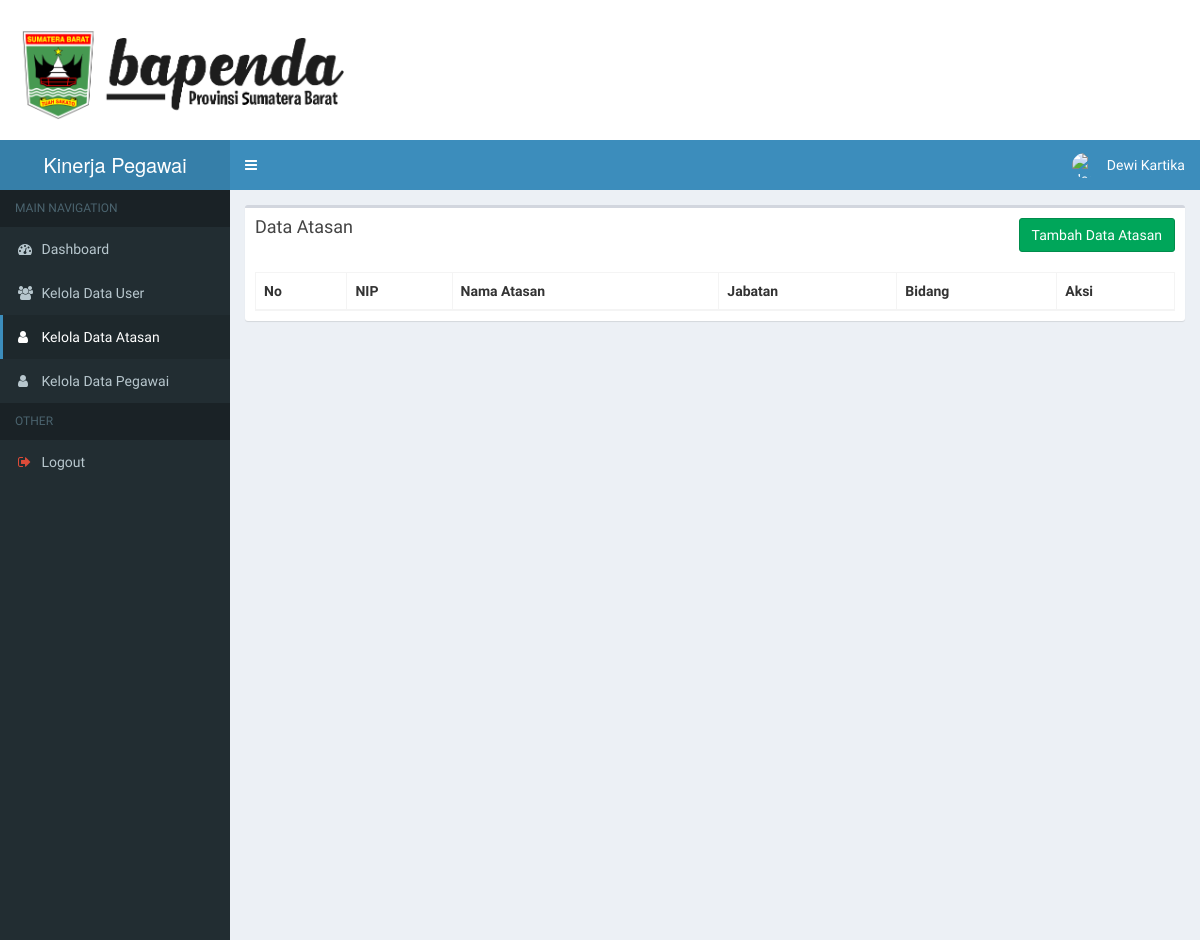
Before: /detail_index.php?p=atasan (signed in) with the older database file.
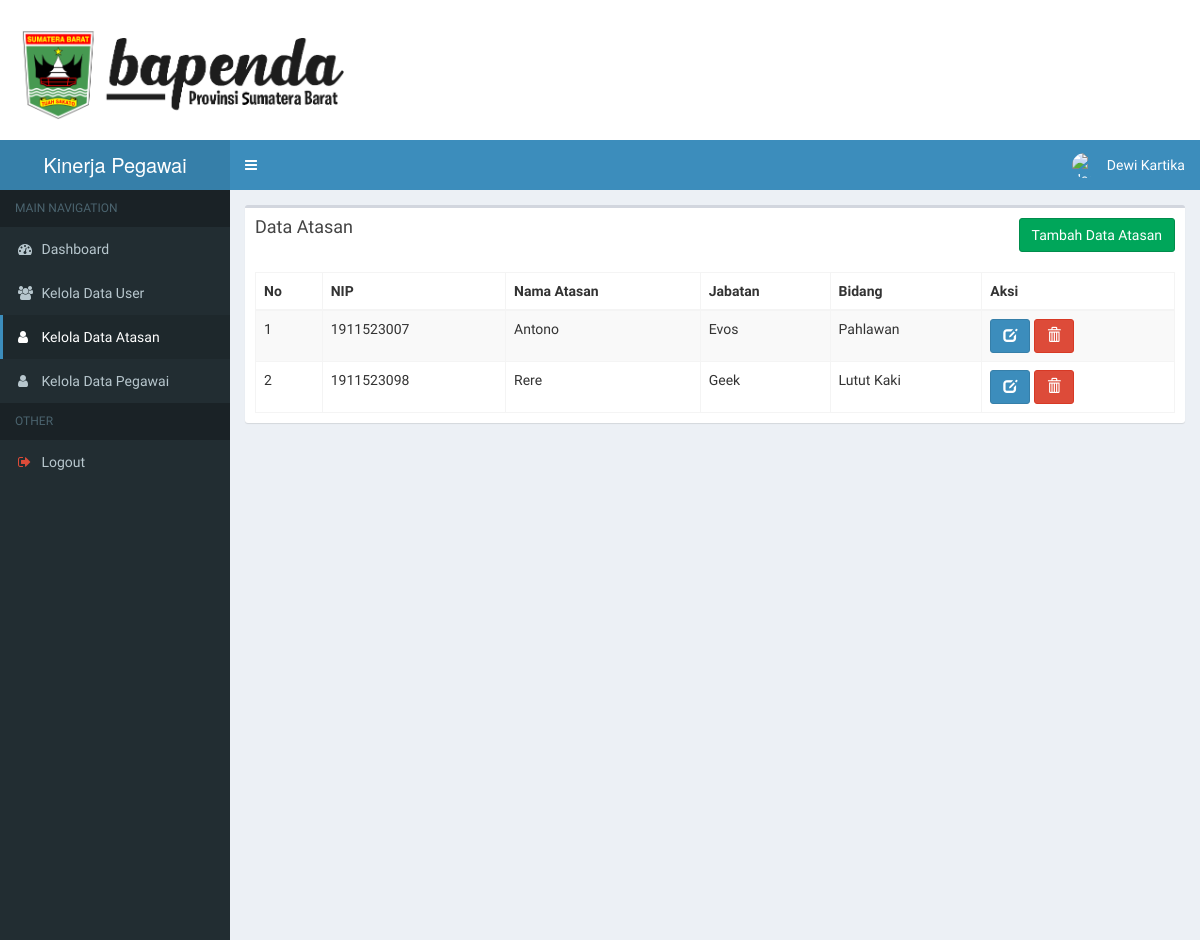
After: the same page with the newer database file.
### tables this page shows
CREATE TABLE `atasan` (
  `id_atasan` int(11) NOT NULL,
  `nip` varchar(50) NOT NULL,
  `nama_atasan` varchar(255) NOT NULL,
  `id_jabatan` int(11) NOT NULL,
  `id_unit_kerja` int(11) NOT NULL
);

CREATE TABLE `unit_kerja` (
  `id_unit_kerja` int(11) NOT NULL,
  `unit_kerja` varchar(50) NOT NULL
);

CREATE TABLE `jabatan` (
  `id_jabatan` int(11) NOT NULL,
  `jabatan` varchar(50) NOT NULL
);

### page/atasan/index.php (the view, shortened to what this page needs)
<div class="row">
    <div class="col-xs-12">
      <div class="box">
        <div class="box-header">
          <h3 class="box-title">Data Atasan</h3><span class="pull-right"><a class="btn btn-success" href="?p=atasan&act=create">Tambah Data Atasan</a></span>
        </div>
        <div class="box-body">
          <table id="example1" class="table table-bordered table-striped">
            <thead>
            <tr>
              <th>No</th>
              <th>NIP</th>
              <th>Nama Atasan</th>
              <th>Jabatan</th>
              <th>Bidang</th>
              <th>Aksi</th>
            </tr>
            </thead>
            <tbody>
            	<?php
                $no = 0;
            		$sql = "select * from atasan join unit_kerja on atasan.id_unit_kerja=unit_kerja.id_unit_kerja join jabatan on atasan.id_jabatan=jabatan.id_jabatan";
            		$query = mysqli_query($con, $sql);
            		while ($row = mysqli_fetch_assoc($query)):
                  $no++;
            	 ?>
            	 <tr>
            	 	<td><?= $no ?></td>
            	 	<td><?= $row['nip'] ?></td>
                <td><?= $row['nama_atasan'] ?></td>
                <td><?= $row['unit_kerja'] ?></td>
                <td><?= $row['jabatan'] ?></td>
                <td>
                  <a href="detail_index.php?p=atasan&act=edit&id_atasan=<?= $row['id_atasan'] ?>" class="btn btn-primary"><i class="glyphicon glyphicon-edit"></i></a>
                  <a href="detail_index.php?p=atasan&delete&id_atasan=<?= $row['id_atasan'] ?>" class="btn btn-danger" onclick="return confirm('Apakah Yakin Ingin Menghapus Data Atasan?')"><i class="glyphicon glyphicon-trash"></i></a>
                </td>
            	 </tr>
            	<?php endwhile; ?>
            </tbody>
          </table>
        </div>
      </div>
    </div>
  </div>

Changed rows visible on the page:
added atasan: nip "1911523007", nama_atasan "Antono", id_unit_kerja.unit_kerja "Evos", id_jabatan.jabatan "Pahlawan"
added atasan: nip "1911523098", nama_atasan "Rere", id_unit_kerja.unit_kerja "Geek", id_jabatan.jabatan "Lutut Kaki"
